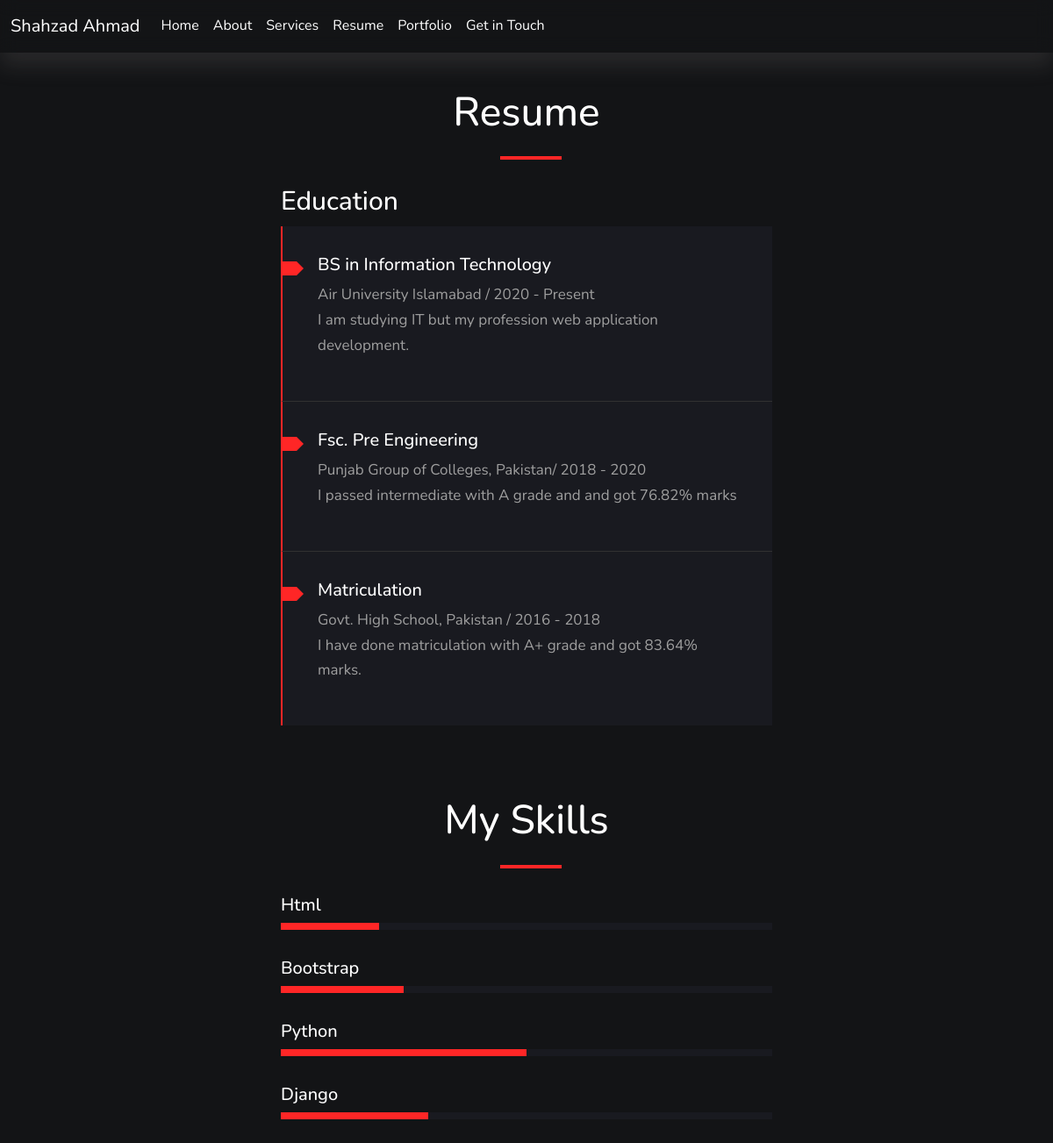
/resume, run on the app's committed database.
### portfolio/models.py (models this page shows)
class Resume(models.Model):
    title = models.CharField(max_length=255)
    higher_edu_title = models.CharField(max_length=255, blank=True)
    higher_edu_description = models.TextField(blank=True)
    university_year = models.CharField(max_length=2083, blank=True)
    inter_edu_title = models.CharField(max_length=255, blank=True)
    inter_edu_description = models.TextField(blank=True)
    college_year = models.CharField(max_length=2083, blank=True)
    metric_edu_title = models.CharField(max_length=255, blank=True)
    metric_edu_description = models.TextField(blank=True)
    school_year = models.CharField(max_length=2083, blank=True)

### portfolio/views.py (the view)
# urls.py: path('resume', views.resume, name='resume'),
def resume(request):
    resumes = Resume.objects.all()
    return render(request, 'resume.html', {'resumes': resumes})

### portfolio/templates/resume.html (shortened to what this page needs)
{% extends 'base.html' %}
{% block content %}
<!doctype html>
<html lang="en">
<head>
    <link href="https://cdn.jsdelivr.net/npm/bootstrap@5.2.0/dist/css/bootstrap.min.css" rel="stylesheet"
>
    <link rel="stylesheet" href="https://cdnjs.cloudflare.com/ajax/libs/OwlCarousel2/2.3.4/assets/owl.carousel.min.css"
 />
    <link rel="stylesheet"
        href="https://cdnjs.cloudflare.com/ajax/libs/OwlCarousel2/2.3.4/assets/owl.theme.default.min.css"
 />
    <link rel="stylesheet" href="https://unpkg.com/aos@next/dist/aos.css" />
</head>
<body>
    {% for resume in resumes %}
    <section id="resume">
        <div class="heading-wrapper">
            <div class="heading">
                <h2>Resume</h2>
            </div>
            <div class="animate-bar"></div>
        </div>
        <div class="container">
            <div class="education" data-aos="fade-right" data-aos-duration="1200">
                <div class="title">
                    <h4>Education</h4>
                </div>
                <div class="resume-item">
                    <div class="item-arrow"></div>
                    <h5>{{ resume.higher_edu_title }}</h5>
                    <span>{{ resume.university_year }}</span>
                    <p>{{ resume.higher_edu_description }}</p>
                </div>
                <div class="resume-item">
                    <div class="item-arrow"></div>
                    <h5>{{ resume.inter_edu_title }}</h5>
                    <span>{{ resume.college_year }}</span>
                    <p>{{ resume.inter_edu_description }}</p>
                </div>
                <div class="resume-item">
                    <div class="item-arrow"></div>
                    <h5>{{ resume.metric_edu_title }}</h5>
                    <span>{{ resume.school_year }}</span>
                    <p>{{ resume.metric_edu_description }}</p>
                </div>
            </div>
        </div>
        <section id="skills">
            <div class="heading-wrapper">
                <div class="heading">
                    <h2>My Skills</h2>
                </div>
                <div class="animate-bar"></div>
            </div>
            <div class="container">
                <div class="progress-item" data-aos="fade-up" data-aos-duration="1200">
                    <div class="text">
                        <h5>Html</h5>
                    </div>
                    <div class="progress-bar">
                        <div class="progress-line html"></div>
                    </div>
                </div>
                <div class="progress-item" data-aos="fade-up" data-aos-duration="1200">
                    <div class="text">
                        <h5>Bootstrap</h5>
                    </div>
                    <div class="progress-bar">
                        <div class="progress-line js"></div>
                    </div>
                </div>
                <div class="progress-item" data-aos="fade-up" data-aos-duration="1200">
                    <div class="text">
                        <h5>Python</h5>
                    </div>
                    <div class="progress-bar">
                        <div class="progress-line python"></div>
                    </div>
                </div>
                <div class="progress-item" data-aos="fade-up" data-aos-duration="1200">
                    <div class="text">
                        <h5>Django</h5>
                    </div>
                    <div class="progress-bar">
                        <div class="progress-line django"></div>
                    </div>
                </div>
            </div>
        </section>
    </section>
    {% endfor %}
</body>
</html>
{% endblock %}

### portfolio/templates/resume.html (style rules this page uses)
* { margin: 0; padding: 0; box-sizing: border-box; color: white; font-family: 'Nunito', sans-serif; }
body { line-height: 1.7; background-color: black; min-height: 100vh; }
html { scroll-behavior: smooth; }
:root { --font-large-color: white; --font-small-color: #9f9f9f; --main-color: #FF2626; --bg-color-1: #131416; --bg-color-2: #191a20; }
h2 { font-size: 46px; color: var(--font-large-color); }
h4 { font-size: 30px; }
h5 { font-size: 20px; }
p, span { font-size: 17px; color: var(--font-small-color); }
.container { padding: 30px; width: 100%; display: flex; flex-wrap: wrap; justify-content: center; align-items: center; }
.heading-wrapper { display: flex; flex-direction: column; justify-content: center; align-items: center; padding-top: 100px; }
.animate-bar { width: 5rem; height: 4px; background-color: var(--main-color); margin-top: 15px; position: relative; }
.animate-bar::before { content: ""; position: absolute; top: 0; left: 0; width: 5px; height: 100%; border-left: 5px solid white; border-right: 5px solid white; animation: animate 3s linear infinite; }
#resume { background-color: var(--bg-color-1); }
#resume .container { gap: 2rem; }
#resume .animate-bar::before { border-color: var(--bg-color-1); }
#resume .title { margin-bottom: 10px; }
.resume-item { width: 35rem; padding: 32px 40px; background-color: #191a20; border-left: 2px solid var(--main-color); position: relative; border-bottom: 1px solid #313131; }
.resume-item:last-child { border-bottom: none; }
.resume-item .item-arrow { position: absolute; height: 16px; width: 16px; left: 0; top: 2.5rem; background-color: var(--main-color); }
.resume-item .item-arrow::after { content: ""; position: absolute; border: 8px solid transparent; left: 16px; border-left-color: var(--main-color); }
#skills { padding-bottom: 100px; }
#skills .heading-wrapper { padding-top: 50px; }
.progress-item .progress-bar { width: 35rem; height: 8px; background-color: var(--bg-color-2); }
.progress-item .progress-bar .progress-line { height: 100%; background-color: var(--main-color); position: relative; }
.progress-item .progress-bar .progress-line::after { content: "90%"; position: absolute; color: white; font-size: 17px; top: -30px; right: -15px; }
.progress-bar .progress-line.html { width: 20%; }
.progress-bar .progress-line.js { width: 25%; }
.progress-bar .progress-line.python { width: 50%; }
.progress-bar .progress-line.django { width: 30%; }
.progress-bar .progress-line.html::after { content: "20%"; }
.progress-bar .progress-line.js::after { content: "25%"; }
.progress-bar .progress-line.python::after { content: "50%"; }
.progress-bar .progress-line.django::after { content: "30%"; }

### data on the page
Resume: higher_edu_title "BS in Information Technology", university_year "Air University Islamabad / 2020 - Present", higher_edu_description "I am studying IT but my profession web application development.", inter_edu_title "Fsc. Pre Engineering", college_year "Punjab Group of Colleges, Pakistan/ 2018 - 2020", inter_edu_description "I passed intermediate with A grade and and got 76.82% marks", metric_edu_title "Matriculation", school_year "Govt. High School, Pakistan / 2016 - 2018", metric_edu_description "I have done matriculation with A+ grade and got 83.64% marks."
